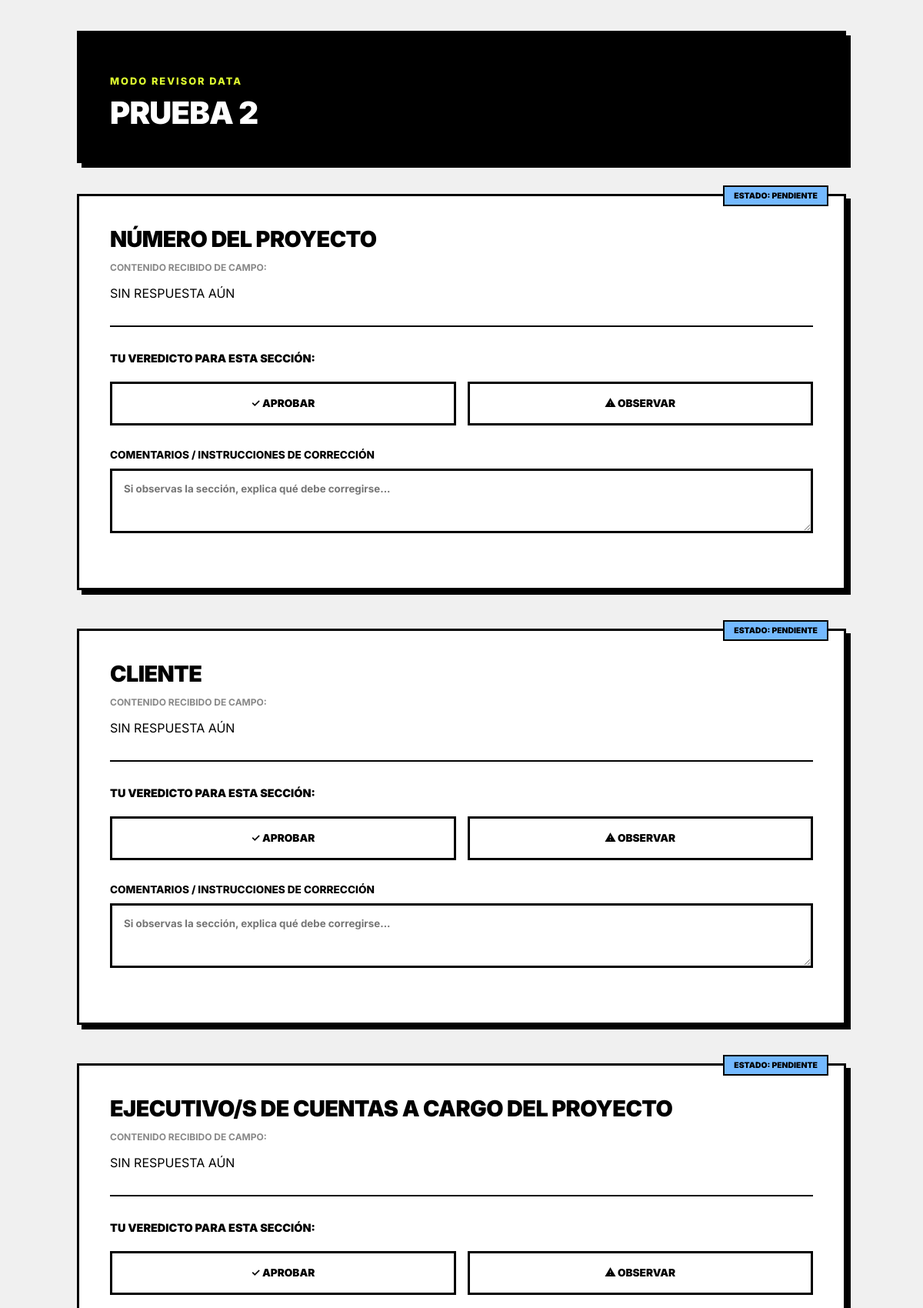
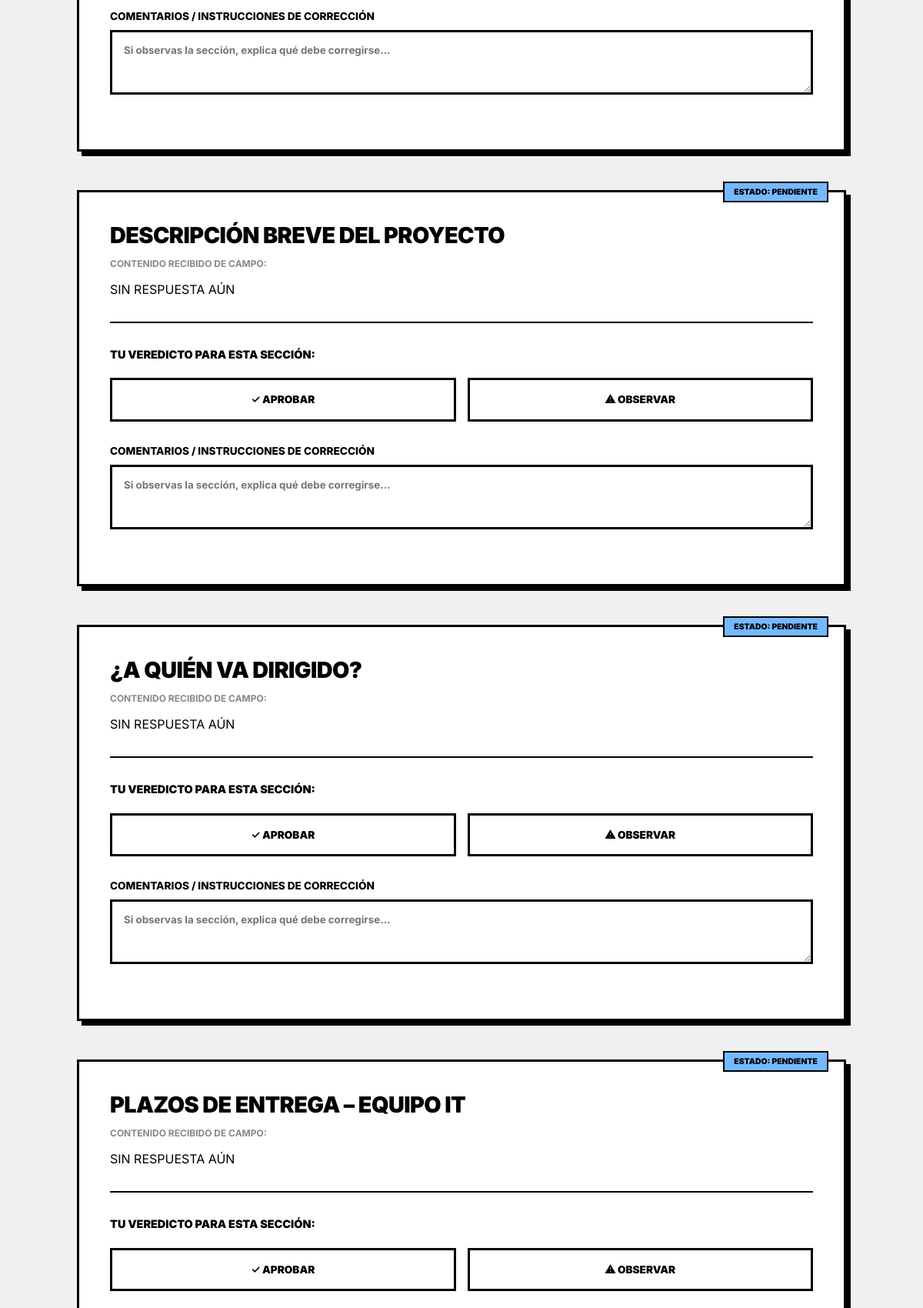
Page /data/proyecto/2/revision (signed in, upper part) on the committed database (2 pictures, top to bottom).
### app/models/project.py (models this page shows, shortened)
class Project(db.Model):
    __tablename__ = "projects"
    id = db.Column(db.Integer, primary_key=True)
    nombre = db.Column(db.String(150), nullable=False)
    descripcion = db.Column(db.Text)
    creado_por_id = db.Column(db.Integer, db.ForeignKey("users.id"))
    creado_por = db.relationship("User", backref="proyectos_creados")
    estado = db.Column(
        db.String(30),
        default="pendiente_campo"
    )
    fecha_creacion = db.Column(
        db.DateTime,
        server_default=db.func.now()
    )
    data_users = db.relationship(
        "User",
        secondary=project_users,
        backref="proyectos_asignados"
    )

### app/models/brief.py (models this page shows, shortened)
class BriefResponse(db.Model):
    __tablename__ = "brief_responses"
    id = db.Column(db.Integer, primary_key=True)
    project_id = db.Column(db.Integer, db.ForeignKey("projects.id"))
    seccion = db.Column(db.String(50), nullable=False)
    respuesta = db.Column(db.Text, nullable=True)
    estado = db.Column(db.String(20), default="pendiente")
    revision_estado = db.Column(db.String(20), default="sin_revisar")
    revision_comentario = db.Column(db.Text, nullable=True)
    ultima_actualizacion = db.Column(
        db.DateTime,
        onupdate=db.func.now()
    )
    project = db.relationship("Project", backref="briefs")

### app/routes/data_routes.py (the view, shortened to what this page needs)
@data_bp.route("/proyecto/<int:project_id>/revision", methods=["GET", "POST"])
@login_required
@role_required("data")
def revisar_brief(project_id):
    proyecto = Project.query.get_or_404(project_id)
    briefs = BriefResponse.query.filter_by(project_id=project_id).all()
    return render_template(
        "data/revisar_brief.html",
        proyecto=proyecto,
        briefs=briefs
    )

### app/models/user.py (called while the page is built)
@login_manager.user_loader
def load_user(user_id):
    return User.query.get(int(user_id))

### app/routes/role_required.py (called while the page is built)
def role_required(rol):
    def wrapper(fn):
        @wraps(fn)
        def decorated_view(*args,**kwargs):
            if current_user.rol != rol:
                return redirect(url_for("auth.login"))
            return fn(*args,**kwargs)
        return decorated_view
    return wrapper

### app/templates/data/revisar_brief.html (shortened to what this page needs)
{% extends "base.html" %}
{% block content %}
<div class="container" style="max-width: 1000px;">
  <div class="card" style="background-color: var(--color-dark); color: white; margin-bottom: 40px;">
    <p style="text-transform: uppercase; font-weight: 800; font-size: 0.8rem; letter-spacing: 2px; margin-bottom: 10px; color: var(--color-accent);">
      Modo Revisor Data
    </p>
    <h1 style="color: white; margin: 0; font-size: 2.5rem;">{{ proyecto.nombre }}</h1>
  </div>
  <form method="POST">
    {% for brief in briefs %}
      <div class="card" style="margin-bottom: 50px; position: relative;">
        <div style="position: absolute; top: -15px; right: 20px;">
            <span class="status-badge
                {% if brief.estado == 'ok' %}status-aprobado
                {% elif brief.estado == 'observado' %}status-observado
                {% else %}status-default{% endif %}">
                Estado: {{ brief.estado|upper }}
            </span>
        </div>
        <h3 style="font-size: 1.8rem; margin-bottom: 5px;">{{ brief.seccion }}</h3>
        <p style="font-weight: 700; text-transform: uppercase; font-size: 0.75rem; color: #888;">Contenido recibido de Campo:</p>
        <div class="response-box">
          {{ brief.respuesta or "SIN RESPUESTA AÚN" }}
        </div>
        <hr style="border: 0; border-top: 2px solid var(--color-dark); margin: 30px 0;">
        <label style="font-weight: 900; text-transform: uppercase; font-size: 0.9rem;">Tu veredicto para esta sección:</label>
        <div class="decision-group">
          <label class="decision-option">
            ✓ Aprobar
          </label>
          <label class="decision-option">
            ⚠ Observar
          </label>
        </div>
        <div class="form-group">
          <label>Comentarios / Instrucciones de corrección</label>
          <textarea
            name="comentario_{{ brief.id }}"
            rows="3"
            placeholder="Si observas la sección, explica qué debe corregirse..."
          ></textarea>
        </div>
      </div>
    {% endfor %}
  </form>
</div>
{% endblock %}

### app/static/main.css (style rules this page uses)
:root { --color-bg-main: #f0f0f0; --color-dark: #000000; --color-light: #ffffff; --color-accent: #DFFF30; --border-width: 3px; --shadow-solid: 6px 6px 0px var(--color-dark); --radius: 0px; }
body { margin: 0; background-color: var(--color-bg-main); font-family: 'Inter', sans-serif; color: var(--color-dark); line-height: 1.5; }
.container { max-width: 900px; margin: 40px auto; padding: 0 20px; }
.card { background-color: var(--color-light); border: var(--border-width) solid var(--color-dark); padding: 40px; box-shadow: var(--shadow-solid); border-radius: var(--radius); margin-bottom: 30px; transition: transform 0.1s; }
h1, h2, h3, h4 { font-weight: 900; text-transform: uppercase; letter-spacing: -0.02em; margin-top: 0; line-height: 1.1; }
h1 { font-size: 3rem; margin-bottom: 1rem; }
.form-group { margin-bottom: 25px; }
label { display: block; font-weight: 800; text-transform: uppercase; font-size: 0.85rem; margin-bottom: 8px; }
input[type="text"], input[type="email"], input[type="password"], textarea, select { width: 100%; padding: 15px; font-family: inherit; font-weight: 700; border: var(--border-width) solid var(--color-dark); background-color: var(--color-light); box-sizing: border-box; outline: none; }
.status-badge { padding: 5px 12px; border: 2px solid var(--color-dark); font-weight: 900; text-transform: uppercase; font-size: 0.65rem; }
.status-default { background-color: #74b9ff; }
.decision-group { display: flex; gap: 15px; margin: 20px 0; }
.decision-option { flex: 1; cursor: pointer; border: 3px solid var(--color-dark); padding: 15px; text-align: center; font-weight: 900; text-transform: uppercase; transition: all 0.2s; }

### rows in the picture
Project: nombre "PRUEBA 2"
BriefResponse: estado "PENDIENTE", seccion "NÚMERO DEL PROYECTO", respuesta "SIN RESPUESTA AÚN", id "Si observas la sección, explica qué debe corregirse..."
BriefResponse: estado "PENDIENTE", seccion "CLIENTE", respuesta "SIN RESPUESTA AÚN", id "Si observas la sección, explica qué debe corregirse..."
BriefResponse: estado "PENDIENTE", seccion "EJECUTIVO/S DE CUENTAS A CARGO DEL PROYECTO", respuesta "SIN RESPUESTA AÚN", id "Si observas la sección, explica qué debe corregirse..."
BriefResponse: estado "PENDIENTE", seccion "DESCRIPCIÓN BREVE DEL PROYECTO", respuesta "SIN RESPUESTA AÚN", id "Si observas la sección, explica qué debe corregirse..."
BriefResponse: estado "PENDIENTE", seccion "¿A QUIÉN VA DIRIGIDO?", respuesta "SIN RESPUESTA AÚN", id "Si observas la sección, explica qué debe corregirse..."
BriefResponse: estado "PENDIENTE", seccion "PLAZOS DE ENTREGA – EQUIPO IT", respuesta "SIN RESPUESTA AÚN"
